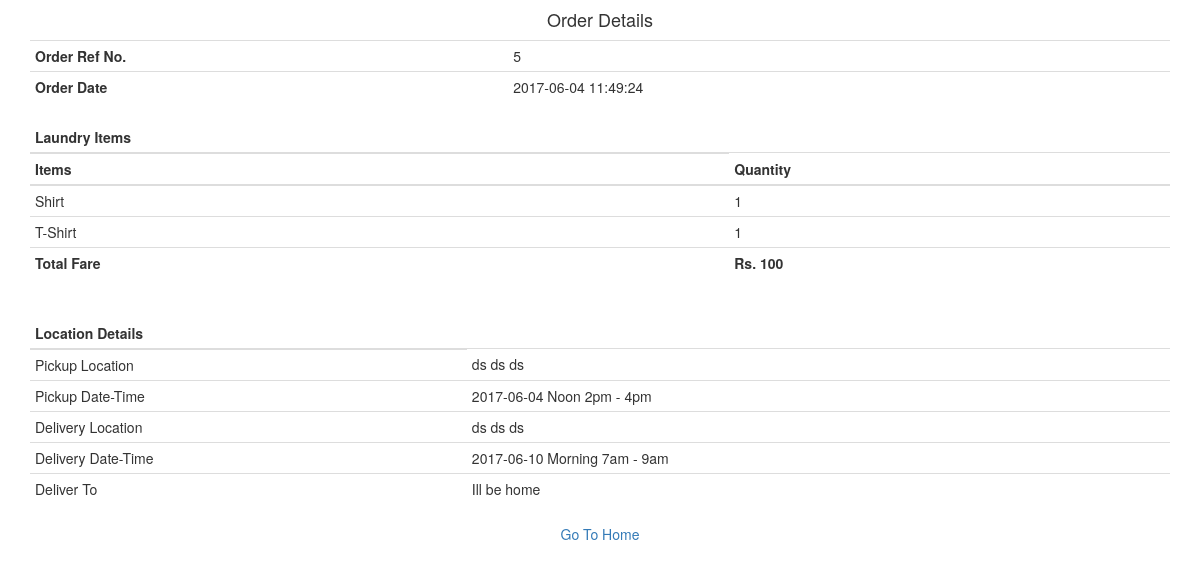
Page /myorders/order/5 (signed in) on the committed database.
### Order/models.py (models this page shows, shortened)
class OrderInfo(models.Model):
    pickup_date = models.CharField(max_length=100,null=True)
    pickup_time = models.CharField(max_length=100,null=True)
    pickup_add = models.CharField(max_length=100,null=True)
    pickup_city = models.CharField(max_length=100,null=True)
    pickup_pin = models.CharField(max_length=100,null=True)
    del_date = models.CharField(max_length=100,null=True)
    del_time = models.CharField(max_length=100,null=True)
    del_add = models.CharField(max_length=100,null=True)
    del_city = models.CharField(max_length=100,null=True)
    del_pin = models.CharField(max_length=100,null=True)
    del_option = models.ForeignKey(DeliverTo, on_delete=models.CASCADE, null=True)
    total_fare = models.IntegerField(null=True)

class OrderPlaced(models.Model):
    user_id = models.ForeignKey(User, on_delete=models.CASCADE)
    order_info_id = models.ForeignKey(OrderInfo, on_delete=models.CASCADE)
    order_date = models.CharField(max_length=100, null=True)

class OrderItems(models.Model):
    order_info_id = models.ForeignKey(OrderInfo, on_delete=models.CASCADE)
    items = models.ForeignKey(Items, on_delete=models.CASCADE)
    quantity = models.CharField(max_length=10, null=True)

class Items(models.Model):
    category_id = models.ForeignKey(Category, on_delete=models.CASCADE)
    type = models.CharField(max_length=50)
    rate = models.IntegerField()

class DeliverTo(models.Model):
    options = models.CharField(max_length=100)
    def __str__(self):
        return (self.options)

### Order/views.py (the view)
# urls.py: url(r'^myorders/order/(?P<pk>[0-9]+)', views.orderdisplay, name='orderdisplay'),
def orderdisplay(request, pk):
    if request.user.is_authenticated():
        orderplaced = OrderPlaced.objects.get(order_info_id=pk)
        if(request.user == orderplaced.user_id):
            order_info = OrderInfo.objects.get(pk=pk)
            items_ordered = OrderItems.objects.filter(order_info_id=pk)
            return render(request, 'Order/placed_order.html', {'order_info': order_info, 'items': items_ordered,
                                                               'date': orderplaced.order_date})
        else:
            return HttpResponse("Order Not Found!")
    else:
        return render(request, 'Order/login.html', {})

### Order/templates/Order/placed_order.html
{% extends 'user/base.html' %}
{% block body %}
<div class="container text-center">
<h4>Order Details</h4>
<table class="table table-condensed text-left">
    <tbody>
        <tr>
            <td><b>Order Ref No.</b></td>
            <td>{{ order_info.id }}</td>
        </tr>
        <tr>
            <td><b>Order Date</b></td>
            <td>{{ date }}</td>
        </tr>
    </tbody>
</table>
<table class="table table-condensed text-left">
    <thead>
    <tr>
        <th>
            Laundry Items
        </th>
    </tr>
    </thead>
    <thead>
      <tr>
        <th>Items</th>
        <th>Quantity</th>
      </tr>
    </thead>
    <tbody>
    {% for x in items %}
      <tr>
        <td>{{ x.items.type }}</td>
        <td>{{ x.quantity }}</td>
      </tr>
    {% endfor %}
        <tr>
        <td><b>Total Fare</b></td>
        <td><b>Rs. {{ order_info.total_fare }}</b></td>
        </tr>
    </tbody>
</table>
<br>
<table class="table table-condensed text-left">
    <thead>
    <tr>
        <th>
            Location Details
        </th>
    </tr>
    </thead>
    <tbody>
    <tr>
        <td>Pickup Location</td>
        <td>{{ order_info.pickup_add }} {{ order_info.pickup_city }} {{ order_info.pickup_pin }}</td>
    </tr>
    <tr>
        <td>Pickup Date-Time</td>
        <td>{{ order_info.pickup_date }} {{ order_info.pickup_time }} </td>
    </tr>
    <tr>
        <td>Delivery Location</td>
        <td>{{ order_info.del_add }} {{ order_info.del_city }} {{ order_info.del_pin }}</td>
    </tr>
    <tr>
        <td>Delivery Date-Time</td>
        <td>{{ order_info.del_date }} {{ order_info.del_time }} </td>
    </tr>
    <tr>
        <td>Deliver To</td>
        <td>{{ order_info.del_option }} </td>
    </tr>
   </tbody>
</table>
<a href="{% url 'order:home' %}">Go To Home</a>
</div>
{% endblock %}

### rows in the picture
OrderInfo: id "5", total_fare "100", pickup_add "ds", pickup_city "ds", pickup_pin "ds", pickup_date "2017-06-04", pickup_time "Noon 2pm - 4pm", del_add "ds", del_city "ds", del_pin "ds", del_date "2017-06-10", del_time "Morning 7am - 9am", del_option "Ill be home"
OrderPlaced: order_date "2017-06-04 11:49:24"
OrderItems: items.type "Shirt", quantity "1"
OrderItems: items.type "T-Shirt", quantity "1"
